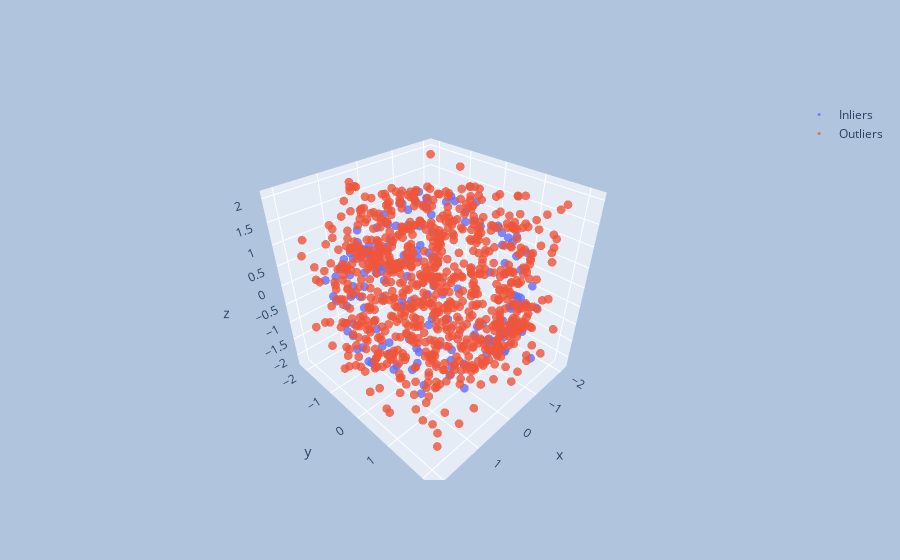

The notebook cell this image was saved under:
### Code cell
ss = np.ones(shape=scores.shape)
ss[scores > thr[np.where(tpr>=0.7)][0]] = 0
print("Normal: ", len(np.where(ss==1)[0]))
print("Anomal: ", len(np.where(ss==0)[0]))
plot3d(ds, gt=ss)

### Figure 1 — Plotly figure (JSON) as saved in the notebook; plotly's stock layout.template omitted (floating-point values rounded to 4 significant figures; data arrays with more than 128 entries replaced by an {"elided": "..."} marker saying what was removed)
{"data": [{"marker": {"opacity": 0.8, "size": 3}, "mode": "markers", "name": "Inliers", "type": "scatter3d", "x": {"elided": "163 float values"}, "y": {"elided": "163 float values"}, "z": {"elided": "163 float values"}}, {"marker": {"opacity": 0.8, "size": 3}, "mode": "markers", "name": "Outliers", "type": "scatter3d", "x": {"elided": "837 float values"}, "y": {"elided": "837 float values"}, "z": {"elided": "837 float values"}}], "layout": {"autosize": false, "paper_bgcolor": "LightSteelBlue", "showlegend": true}}
